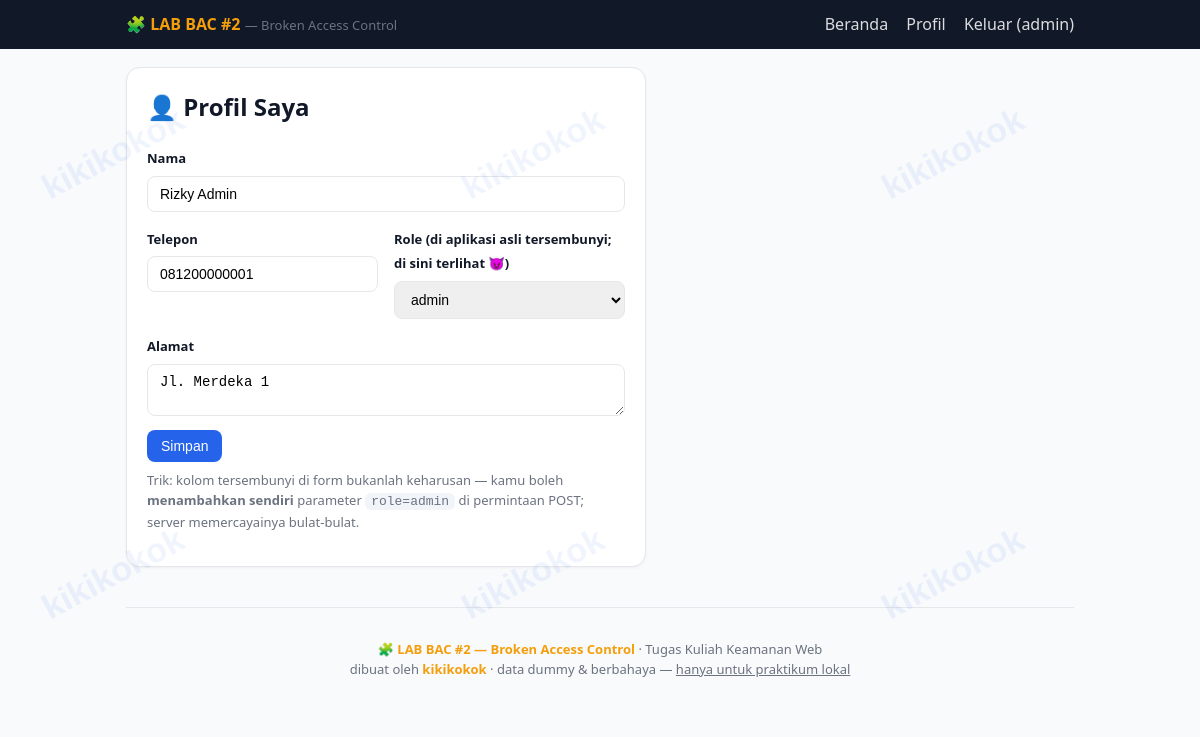
The page /profil.php (signed in) on the database its author committed.
### tables this page shows
CREATE TABLE users (
  id INT AUTO_INCREMENT PRIMARY KEY,
  username VARCHAR(50) NOT NULL UNIQUE,
  password VARCHAR(255) NOT NULL,
  nama VARCHAR(100) NOT NULL,
  role ENUM('admin','staff','pelanggan') NOT NULL DEFAULT 'pelanggan',
  telepon VARCHAR(20),
  alamat VARCHAR(200)
);

### includes/koneksi.php (called while the page is built, shortened)
<?php
$dsn = 'mysql:host=127.0.0.1;dbname=lab_bac2;charset=utf8mb4';
$pdo = new PDO($dsn, 'root', '', [
    PDO::ATTR_ERRMODE            => PDO::ERRMODE_EXCEPTION,
    PDO::ATTR_DEFAULT_FETCH_MODE => PDO::FETCH_ASSOC,
]);
function e(mixed $v): string
{
    return htmlspecialchars((string)$v, ENT_QUOTES, 'UTF-8');
}
function cek_login(): ?array
{
    global $pdo;
    $uid = (int)($_COOKIE['login_user'] ?? 0);
    $stmt = $pdo->prepare('SELECT id,username,nama,role FROM users WHERE id=?');
    $stmt->execute([$uid]);
    return $stmt->fetch() ?: null;
}

### profil.php (the view, shortened to what this page needs)
<?php
require_once __DIR__ . '/includes/koneksi.php';
require_once __DIR__ . '/includes/header.php';
$st = $pdo->prepare('SELECT * FROM users WHERE id=?');
$st->execute([(int)$me['id']]);
$u = $st->fetch();
?>
<div class="card" style="max-width:520px">
  <h2>👤 Profil Saya</h2>
  <form method="post">
    <label>Nama</label>
    <input name="nama" value="<?= e($u['nama']) ?>" required>
    <div class="grid2">
      <div><label>Telepon</label><input name="telepon" value="<?= e($u['telepon']) ?>"></div>
      <div><label>Role (di aplikasi asli tersembunyi; di sini terlihat 😈)</label>
        <select name="role">
          <option><?= e($u['role']) ?></option>
        </select></div>
    </div>
    <label>Alamat</label>
    <textarea name="alamat" rows="2"><?= e($u['alamat']) ?></textarea>
    <button class="btn">Simpan</button>
  </form>
  <p class="muted" style="margin-top:8px">
    Trik: kolom tersembunyi di form bukanlah keharusan — kamu boleh <b>menambahkan sendiri</b>
    parameter <code>role=admin</code> di permintaan POST; server memercayainya bulat-bulat.
  </p>
</div>
<?php require __DIR__ . '/includes/footer.php'; ?>

### includes/header.php (shortened to what this page needs)
<?php
require_once __DIR__ . '/koneksi.php';
$me = cek_login();
$base  = $base ?? '';
?>
<!doctype html>
<html lang="id">
<head>
<link rel="stylesheet" href="<?= $base ?>assets/style.css">
</head>
<body>
<div class="topbar">
  <div class="wrap">
    <div class="logo">🧩 <b>LAB BAC&nbsp;#2</b> <span class="muted">— Broken Access Control</span></div>
    <nav>
      <a href="<?= $base ?>index.php">Beranda</a>
      <a href="<?= $base ?>profil.php">Profil</a>
      <?php if ($me): ?>
      <a href="<?= $base ?>logout.php">Keluar (<?= e($me['username']) ?>)</a>
      <?php else: ?>
      <a href="<?= $base ?>login.php">Masuk</a>
      <?php endif; ?>
    </nav>
  </div>
</div>
<div class="wrap">

### assets/style.css (style rules this page uses)
:root { --hitam: #111827; --abu: #6b7280; --garis: #e5e7eb; --biru: #2563eb; --merah: #dc2626; --hijau: #16a34a; --kuning: #f59e0b; }
* { box-sizing: border-box; }
body { margin: 0; font-family: "Plus Jakarta Sans", "Segoe UI", system-ui, sans-serif; background: #f8fafc; color: var(--hitam); line-height: 1.55; }
body::before { content: ""; position: fixed; inset: 0; z-index: 9999; pointer-events: none; opacity: 0.07; }
.wrap { max-width: 980px; margin: 0 auto; padding: 0 16px; }
.topbar { background: #111827; color: #fff; padding: 12px 0; }
.topbar .wrap { display: flex; justify-content: space-between; align-items: center; gap: 12px; flex-wrap: wrap; }
.topbar a { color: #fff; text-decoration: none; }
.topbar nav a { margin-left: 14px; opacity: .85; }
.logo b { color: var(--kuning); }
.card { background: #fff; border: 1px solid var(--garis); border-radius: 14px; padding: 20px; margin: 18px 0; box-shadow: 0 1px 3px rgba(0,0,0,.05); }
.card h2 { margin-top: 0; }
.btn { display: inline-block; background: var(--biru); color: #fff; border: 0; border-radius: 8px; padding: 8px 14px; font-size: 14px; cursor: pointer; text-decoration: none; }
code { background: #f1f5f9; padding: 1px 6px; border-radius: 6px; font-size: 13px; }
input, select, textarea { display: block; width: 100%; padding: 9px 12px; border: 1px solid var(--garis); border-radius: 8px; font-size: 14px; margin: 6px 0 14px; }
label { font-size: 13px; font-weight: 600; }
.muted { color: var(--abu); font-size: 13px; }
.grid2 { display: grid; grid-template-columns: 1fr 1fr; gap: 8px 16px; }

### rows shown on the page
users: username "admin", nama "Rizky Admin", telepon "081200000001", role "admin", alamat "Jl. Merdeka 1"
